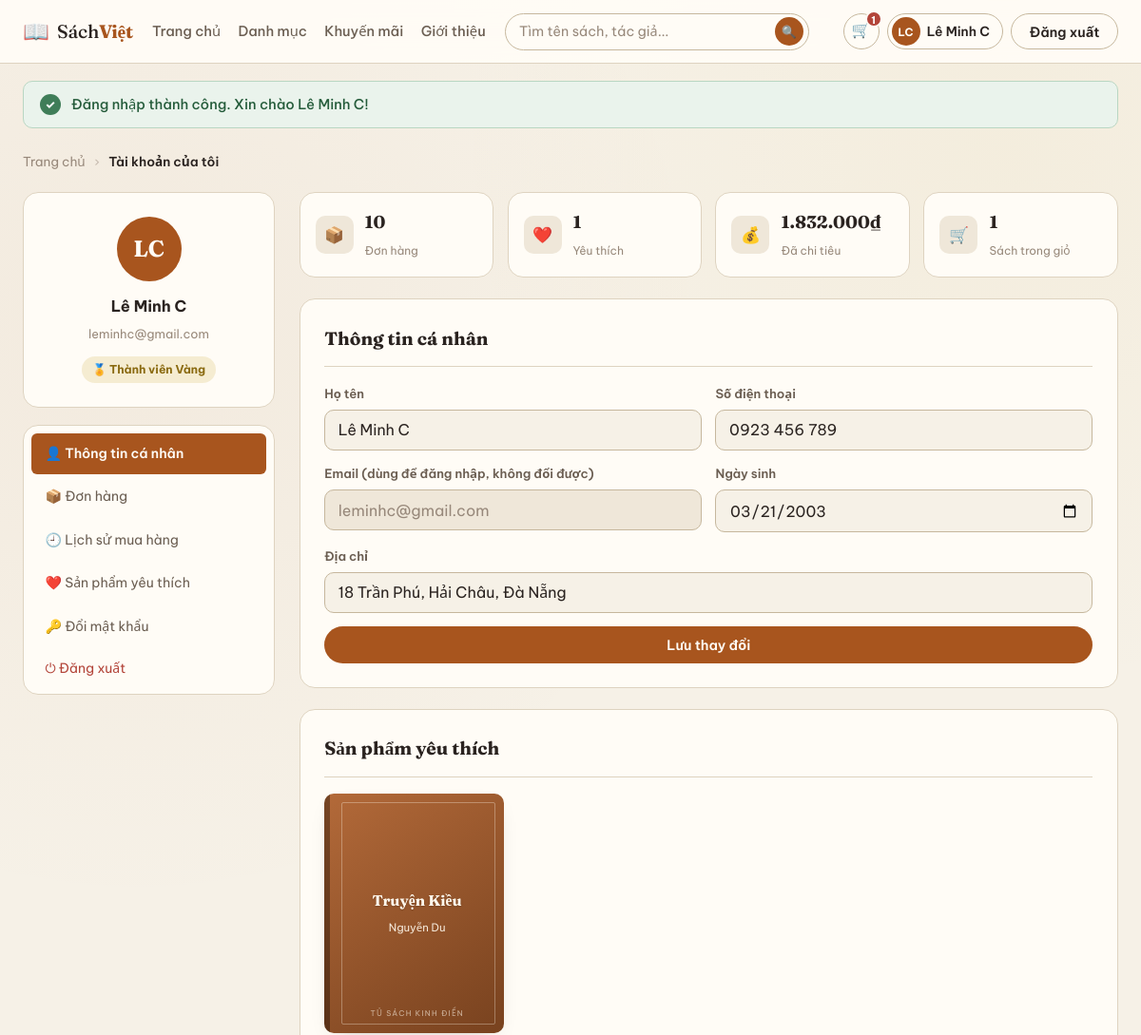
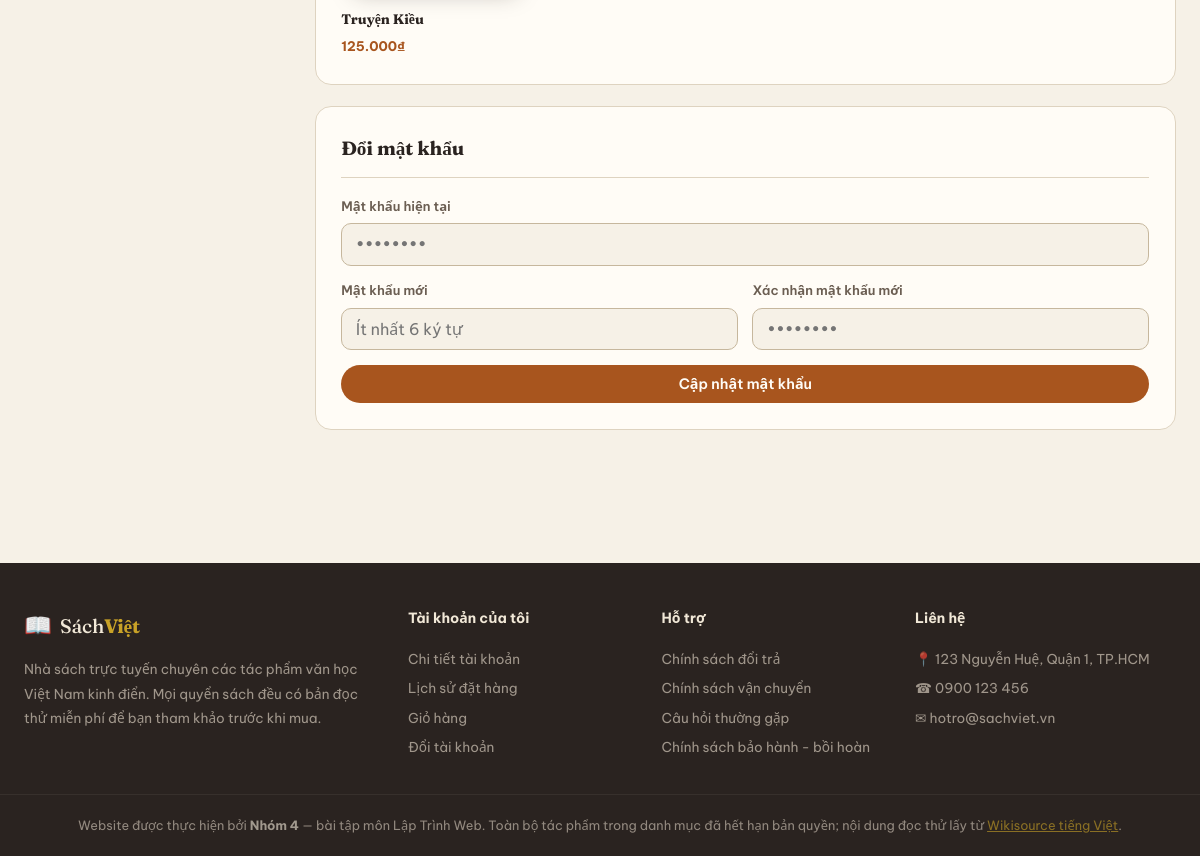
The page /tai-khoan.php (signed in) on the database its author committed (2 pictures, top to bottom).
### tables this page shows
CREATE TABLE nguoi_dung (
  id             INT          NOT NULL AUTO_INCREMENT COMMENT 'Mã người dùng (tự tăng)',
  ho_ten         VARCHAR(100) NOT NULL                COMMENT 'Họ và tên',
  email          VARCHAR(150) NOT NULL                COMMENT 'Email đăng nhập — không được trùng',
  mat_khau       VARCHAR(255) NOT NULL                COMMENT 'Mật khẩu ĐÃ BĂM bằng password_hash(), không lưu mật khẩu thật',
  so_dien_thoai  VARCHAR(20)  NULL                    COMMENT 'Số điện thoại',
  ngay_sinh      DATE         NULL                    COMMENT 'Ngày sinh (YYYY-MM-DD)',
  dia_chi        VARCHAR(255) NULL                    COMMENT 'Địa chỉ nhận hàng mặc định',
  vai_tro        ENUM('admin','staff','user') NOT NULL DEFAULT 'user' COMMENT 'Quyền: admin / staff / user',
  trang_thai     ENUM('hoat_dong','tam_khoa','cho_duyet') NOT NULL DEFAULT 'hoat_dong' COMMENT 'Trạng thái tài khoản',
  ngay_tao       DATETIME     NOT NULL DEFAULT CURRENT_TIMESTAMP COMMENT 'Ngày đăng ký',
  PRIMARY KEY (id),
  UNIQUE KEY uq_nguoi_dung_email (email)
);

CREATE TABLE sach (
  id               INT          NOT NULL AUTO_INCREMENT COMMENT 'Mã sách — dùng trong link sach.php?id=...',
  ten              VARCHAR(200) NOT NULL                COMMENT 'Tên sách',
  tac_gia          VARCHAR(150) NOT NULL DEFAULT 'Khuyết danh' COMMENT 'Tác giả',
  nam_sang_tac     VARCHAR(50)  NULL                    COMMENT 'Năm/thế kỷ sáng tác, VD: 1820 hoặc Thế kỷ XVIII',
  the_loai_id      INT          NOT NULL                COMMENT 'Thể loại → the_loai.id',
  kho_id           INT          NOT NULL                COMMENT 'Kho chứa sách → kho.id',
  gia              INT          NOT NULL                COMMENT 'Giá bán hiện tại (đồng)',
  gia_cu           INT          NULL                    COMMENT 'Giá bìa gốc (đồng); NULL = không giảm giá',
  so_luong         INT          NOT NULL DEFAULT 0      COMMENT 'Số cuốn còn trong kho (0 = hết hàng)',
  mo_ta            TEXT         NULL                    COMMENT 'Mô tả ngắn ở trang chi tiết',
  trich_doan       TEXT         NULL                    COMMENT 'Đoạn đọc thử; các đoạn cách nhau 1 dòng trống',
  link_wikisource  VARCHAR(255) NULL                    COMMENT 'Link đọc toàn văn trên Wikisource',
  hien_thi         TINYINT(1)   NOT NULL DEFAULT 1      COMMENT '1 = đang bán, 0 = ẩn khỏi cửa hàng',
  ngay_them        DATETIME     NOT NULL DEFAULT CURRENT_TIMESTAMP COMMENT 'Ngày đưa lên cửa hàng',
  PRIMARY KEY (id),
  KEY idx_sach_the_loai (the_loai_id),
  KEY idx_sach_kho (kho_id),
  CONSTRAINT fk_sach_the_loai FOREIGN KEY (the_loai_id) REFERENCES the_loai (id)
    ON UPDATE CASCADE ON DELETE RESTRICT,
  CONSTRAINT fk_sach_kho FOREIGN KEY (kho_id) REFERENCES kho (id)
    ON UPDATE CASCADE ON DELETE RESTRICT,
  CONSTRAINT chk_sach_gia      CHECK (gia >= 0),
  CONSTRAINT chk_sach_gia_cu   CHECK (gia_cu IS NULL OR gia_cu >= gia),
  CONSTRAINT chk_sach_so_luong CHECK (so_luong >= 0),
  CONSTRAINT chk_sach_hien_thi CHECK (hien_thi IN (0, 1))
);

### ham-tai-khoan.php (called while the page is built, shortened)
<?php
function nguoi_dung_hien_tai(): ?array
{
    return $_SESSION['nguoi_dung'] ?? null;
}

### ham-gio-hang.php (called while the page is built, shortened)
<?php
function dem_sach_trong_gio(PDO $db, int $nguoi_dung_id): int
{
    $cau_lenh = $db->prepare('SELECT COUNT(*) FROM gio_hang WHERE nguoi_dung_id = ?');
    $cau_lenh->execute([$nguoi_dung_id]);
    return (int) $cau_lenh->fetchColumn();
}

### tai-khoan.php (the view, shortened to what this page needs)
<?php
require_once __DIR__ . '/inc/khoi-tao.php';
$nd = bat_buoc_dang_nhap('Vui lòng đăng nhập để xem tài khoản.');
$loi_tt = [];
$loi_mk = [];
$cau_lenh = $db->prepare('SELECT * FROM nguoi_dung WHERE id = ?');
$cau_lenh->execute([$nd['id']]);
$nguoi = $cau_lenh->fetch();
if (!$loi_tt) {
    $f = [
        'ho_ten'        => $nguoi['ho_ten'],
        'so_dien_thoai' => (string) $nguoi['so_dien_thoai'],
        'ngay_sinh'     => (string) $nguoi['ngay_sinh'],
        'dia_chi'       => (string) $nguoi['dia_chi'],
    ];
}
$cau_lenh = $db->prepare('SELECT COUNT(*) FROM don_hang WHERE nguoi_dung_id = ?');
$cau_lenh->execute([$nd['id']]);
$so_don = (int) $cau_lenh->fetchColumn();
$cau_lenh = $db->prepare("
    SELECT COALESCE(SUM(t.tong_don), 0)
    FROM (
        SELECT dh.id, SUM(ct.so_luong * ct.don_gia) + dh.phi_van_chuyen AS tong_don
        FROM don_hang dh
        JOIN chi_tiet_don_hang ct ON ct.don_hang_id = dh.id
        WHERE dh.nguoi_dung_id = ? AND dh.trang_thai = 'da_giao'
        GROUP BY dh.id, dh.phi_van_chuyen
    ) AS t
");
$cau_lenh->execute([$nd['id']]);
$da_chi = (int) $cau_lenh->fetchColumn();
if ($da_chi >= 1000000)     $hang = 'Thành viên Vàng';
elseif ($da_chi >= 500000)  $hang = 'Thành viên Bạc';
else                        $hang = 'Thành viên Đồng';
$cau_lenh = $db->prepare('
    SELECT s.id, s.ten, s.tac_gia, s.gia, tl.mau
    FROM yeu_thich yt
    JOIN sach s      ON s.id  = yt.sach_id
    JOIN the_loai tl ON tl.id = s.the_loai_id
    WHERE yt.nguoi_dung_id = ?
    ORDER BY yt.ngay_them
');
$cau_lenh->execute([$nd['id']]);
$ds_yeu_thich = $cau_lenh->fetchAll();
?>
<!DOCTYPE html>
<html lang="vi">
<head>
<link rel="stylesheet" href="style.css">
</head>
<body>
<?php include __DIR__ . '/inc/dau-trang.php'; ?>
<main class="page">
  <nav class="breadcrumb" aria-label="Đường dẫn">
    <a href="index.php">Trang chủ</a> <span>›</span> <strong>Tài khoản của tôi</strong>
  </nav>
  <div class="profile-layout">
    <aside class="pf-side">
      <div class="pf-user">
        <span class="pf-avatar"><?= e(viet_tat($nguoi['ho_ten'])) ?></span>
        <strong><?= e($nguoi['ho_ten']) ?></strong>
        <em><?= e($nguoi['email']) ?></em>
        <span class="pf-rank">🏅 <?= $hang ?></span>
      </div>
      <nav class="pf-menu">
        <a href="tai-khoan.php" class="active">👤 Thông tin cá nhân</a>
        <a href="lich-su-don-hang.php">📦 Đơn hàng</a>
        <a href="lich-su-don-hang.php">🕘 Lịch sử mua hàng</a>
        <a href="#yeu-thich">❤️ Sản phẩm yêu thích</a>
        <a href="#doi-mat-khau">🔑 Đổi mật khẩu</a>
        <form action="dang-xuat.php" method="post">
          <button type="submit" class="pf-out">⏻ Đăng xuất</button>
        </form>
      </nav>
    </aside>
    <div class="pf-main">
      <div class="pf-stats">
        <div class="pf-stat"><span class="pf-stat-ico">📦</span>
          <div><strong><?= $so_don ?></strong><em>Đơn hàng</em></div></div>
        <div class="pf-stat"><span class="pf-stat-ico">❤️</span>
          <div><strong><?= count($ds_yeu_thich) ?></strong><em>Yêu thích</em></div></div>
        <div class="pf-stat"><span class="pf-stat-ico">💰</span>
          <div><strong><?= tien($da_chi) ?></strong><em>Đã chi tiêu</em></div></div>
        <div class="pf-stat"><span class="pf-stat-ico">🛒</span>
          <div><strong><?= dem_sach_trong_gio($db, $nd['id']) ?></strong><em>Sách trong giỏ</em></div></div>
      </div>
      <section class="panel" id="thong-tin">
        <h2>Thông tin cá nhân</h2>
        <form class="form" action="tai-khoan.php#thong-tin" method="post">
          <div class="field-2">
            <div class="field<?= isset($loi_tt['ho_ten']) ? ' has-err' : '' ?>"><label for="p-ten">Họ tên</label>
              <input type="text" id="p-ten" name="ho_ten" value="<?= e($f['ho_ten']) ?>" maxlength="100" required>
              <?= loi_o($loi_tt, 'ho_ten') ?></div>
            <div class="field<?= isset($loi_tt['so_dien_thoai']) ? ' has-err' : '' ?>"><label for="p-sdt">Số điện thoại</label>
              <input type="tel" id="p-sdt" name="so_dien_thoai" value="<?= e($f['so_dien_thoai']) ?>" required>
              <?= loi_o($loi_tt, 'so_dien_thoai') ?></div>
          </div>
          <div class="field-2">
            <div class="field"><label for="p-mail">Email (dùng để đăng nhập, không đổi được)</label>
              <input type="email" id="p-mail" value="<?= e($nguoi['email']) ?>" readonly></div>
            <div class="field<?= isset($loi_tt['ngay_sinh']) ? ' has-err' : '' ?>"><label for="p-ns">Ngày sinh</label>
              <input type="date" id="p-ns" name="ngay_sinh" value="<?= e($f['ngay_sinh']) ?>" max="<?= date('Y-m-d') ?>">
              <?= loi_o($loi_tt, 'ngay_sinh') ?></div>
          </div>
          <div class="field<?= isset($loi_tt['dia_chi']) ? ' has-err' : '' ?>"><label for="p-dc">Địa chỉ</label>
            <input type="text" id="p-dc" name="dia_chi" value="<?= e($f['dia_chi']) ?>" maxlength="255">
            <?= loi_o($loi_tt, 'dia_chi') ?></div>
          <button type="submit" class="btn btn-solid">Lưu thay đổi</button>
        </form>
      </section>
      <section class="panel" id="yeu-thich">
        <h2>Sản phẩm yêu thích</h2>
        <div class="yt-grid">
<?php foreach ($ds_yeu_thich as $s): ?>
          <a class="yt-card" href="sach.php?id=<?= $s['id'] ?>" style="--mau:<?= mau($s['mau']) ?>">
            <span class="yt-bia"><?= bia($s['ten'], $s['tac_gia'], $s['mau']) ?></span>
            <span class="yt-ten"><?= e($s['ten']) ?></span>
            <span class="yt-gia"><?= tien($s['gia']) ?></span>
          </a>
<?php endforeach; ?>
        </div>
      </section>
      <section class="panel" id="doi-mat-khau">
        <h2>Đổi mật khẩu</h2>
        <form class="form" action="tai-khoan.php#doi-mat-khau" method="post">
          <div class="field<?= isset($loi_mk['mat_khau_cu']) ? ' has-err' : '' ?>"><label for="mk-cu">Mật khẩu hiện tại</label>
            <input type="password" id="mk-cu" name="mat_khau_cu" placeholder="••••••••" autocomplete="current-password" required>
            <?= loi_o($loi_mk, 'mat_khau_cu') ?></div>
          <div class="field-2">
            <div class="field<?= isset($loi_mk['mat_khau_moi']) ? ' has-err' : '' ?>"><label for="mk-moi">Mật khẩu mới</label>
              <input type="password" id="mk-moi" name="mat_khau_moi" placeholder="Ít nhất 6 ký tự" autocomplete="new-password" required>
              <?= loi_o($loi_mk, 'mat_khau_moi') ?></div>
            <div class="field<?= isset($loi_mk['nhap_lai']) ? ' has-err' : '' ?>"><label for="mk-xn">Xác nhận mật khẩu mới</label>
              <input type="password" id="mk-xn" name="nhap_lai" placeholder="••••••••" autocomplete="new-password" required>
              <?= loi_o($loi_mk, 'nhap_lai') ?></div>
          </div>
          <button type="submit" class="btn btn-solid">Cập nhật mật khẩu</button>
        </form>
      </section>
    </div>
  </div>
</main>
<?php include __DIR__ . '/inc/chan-trang.php'; ?>
</body>
</html>

### dau-trang.php (shortened to what this page needs)
<?php
$nd_header = nguoi_dung_hien_tai();
$so_dau_sach_trong_gio = $nd_header ? dem_sach_trong_gio($db, $nd_header['id']) : 0;
$tu_khoa_header = get_chuoi('q');
$menu = $menu ?? '';
?>
<header class="site-header">
  <div class="header-inner">
    <a href="index.php" class="logo">
      <span class="logo-icon">📖</span>
      <span class="logo-text">Sách<strong>Việt</strong></span>
    </a>
    <nav class="main-nav" aria-label="Menu Chính">
      <a href="index.php"<?= $menu === 'trang-chu' ? ' class="active"' : '' ?>>Trang chủ</a>
      <a href="danh-muc.php"<?= $menu === 'danh-muc' ? ' class="active"' : '' ?>>Danh mục</a>
      <a href="index.php#khuyen-mai">Khuyến mãi</a>
      <a href="index.php#gioi-thieu">Giới thiệu</a>
    </nav>
    <form class="search-box" action="index.php#danh-sach" method="get" role="search">
      <input type="search" id="q" name="q" value="<?= e($tu_khoa_header) ?>" placeholder="Tìm tên sách, tác giả...">
      <button type="submit" aria-label="Tìm">🔍</button>
    </form>
    <div class="header-actions">
      <a href="gio-hang.php" class="icon-btn" aria-label="Giỏ hàng">
        🛒<?php if ($so_dau_sach_trong_gio > 0): ?><span class="badge"><?= $so_dau_sach_trong_gio ?></span><?php endif; ?>
      </a>
<?php if ($nd_header): ?>
      <a href="tai-khoan.php" class="user-chip" title="Tài khoản của tôi">
        <span class="user-ava"><?= e(viet_tat($nd_header['ho_ten'])) ?></span>
        <span class="user-ten"><?= e($nd_header['ho_ten']) ?></span>
      </a>
      <form class="form-dang-xuat" action="dang-xuat.php" method="post">
        <button type="submit" class="btn btn-ghost">Đăng xuất</button>
      </form>
<?php else: ?>
      <a href="login.php" class="icon-btn" aria-label="Tài khoản">👤</a>
      <a href="login.php" class="btn btn-ghost">Đăng nhập</a>
      <a href="register.php" class="btn btn-solid">Đăng ký</a>
<?php endif; ?>
    </div>
  </div>
</header>
<?= hien_thong_bao() ?>

### ham.php (shortened to what this page needs)
<?php
function e($chuoi): string
{
    return htmlspecialchars((string) $chuoi, ENT_QUOTES, 'UTF-8');
}
function tien($so): string
{
    return number_format((int) $so, 0, ',', '.') . '₫';
}
function mau($ma_mau): string
{
    return preg_match('/^#[0-9a-fA-F]{6}$/', (string) $ma_mau) ? $ma_mau : '#7A6A4F';
}
function viet_tat($ho_ten): string
{
    $tu = preg_split('/\s+/u', trim((string) $ho_ten));
    $dau = mb_substr($tu[0], 0, 1);
    $cuoi = count($tu) > 1 ? mb_substr(end($tu), 0, 1) : '';
    return mb_strtoupper($dau . $cuoi);
}
function bia($ten, $tac_gia, $mau): string
{
    return '<span class="bia" style="--mau:' . mau($mau) . '"><span class="bia-vien"></span>'
         . '<span class="bia-ten">' . e($ten) . '</span><span class="bia-tg">' . e($tac_gia) . '</span>'
         . '<span class="bia-nxb">TỦ SÁCH KINH ĐIỂN</span></span>';
}
function get_chuoi(string $ten): string
{
    $gia_tri = $_GET[$ten] ?? '';
    return is_string($gia_tri) ? trim(mb_scrub($gia_tri, 'UTF-8')) : '';
}
function hien_thong_bao(): string
{
    $tb = $_SESSION['thong_bao'];
    $loai = $tb['loai'] === 'ok' ? 'ok' : 'loi';
    return '<div class="thong-bao thong-bao-' . $loai . '" role="status">'
         . '<span class="tb-icon">' . ($loai === 'ok' ? '✓' : '!') . '</span>'
         . '<span>' . e($tb['noi_dung']) . '</span></div>';
}

### rows shown on the page
nguoi_dung: ho_ten "LC", ho_ten "Lê Minh C", email "leminhc@gmail.com", so_dien_thoai "0923 456 789", ngay_sinh "03/21/2003", dia_chi "18 Trần Phú, Hải Châu, Đà Nẵng"
sach: ten "Truyện Kiều", tac_gia "Nguyễn Du", gia "125.000₫"

### other values the page prints
$so_dau_sach_trong_gio "1"
$tb['noi_dung'] "Đăng nhập thành công. Xin chào Lê Minh C!"
$hang "Thành viên Vàng"
$so_don "10"
count($ds_yeu_thich) "1"
tien($da_chi) "1.832.000₫"
dem_sach_trong_gio($db, $nd['id']) "1"
